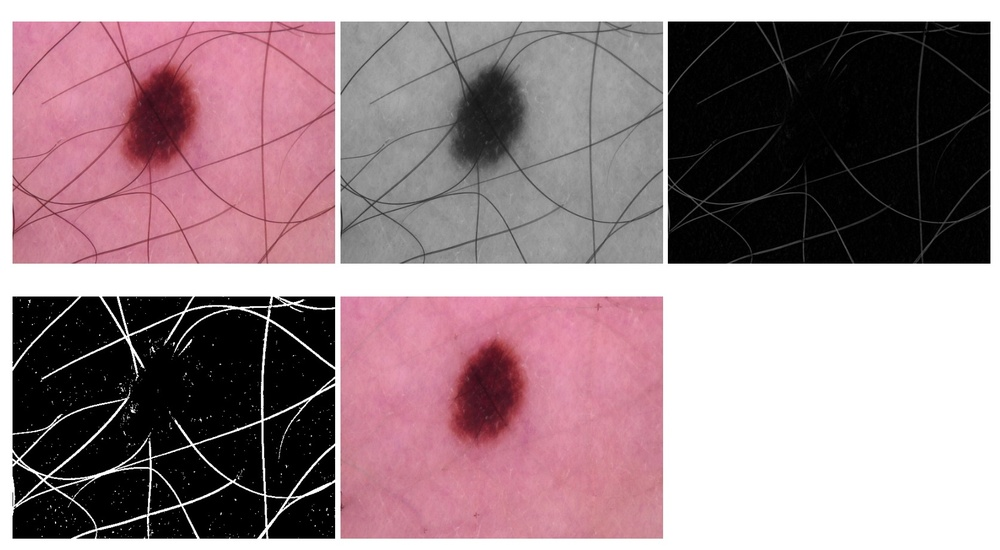
#> input picture hairRemoval/show.jpg, 1000 x 550 px, shrunk from 1674 x 920 before the run
$ python -i hairRemoval.py   (imports and definitions only)
#> lines starting #> are read from the running program, lines starting #| are printed output that depends on the picture; after the words box and inside, x2 and y2 are one past the last pixel; in counts of white or black regions, pixels touching at a corner belong together
import cv2
def DHR(imgpath,outpath):

#> called with imgpath = 'show.jpg', outpath = 'out.png'
    src = cv2.imread(imgpath)
#> src is the input picture: shape (550, 1000, 3); mean B, G, R 138.1, 132.3, 154.5
    grayScale = cv2.cvtColor(src, cv2.COLOR_RGB2GRAY )
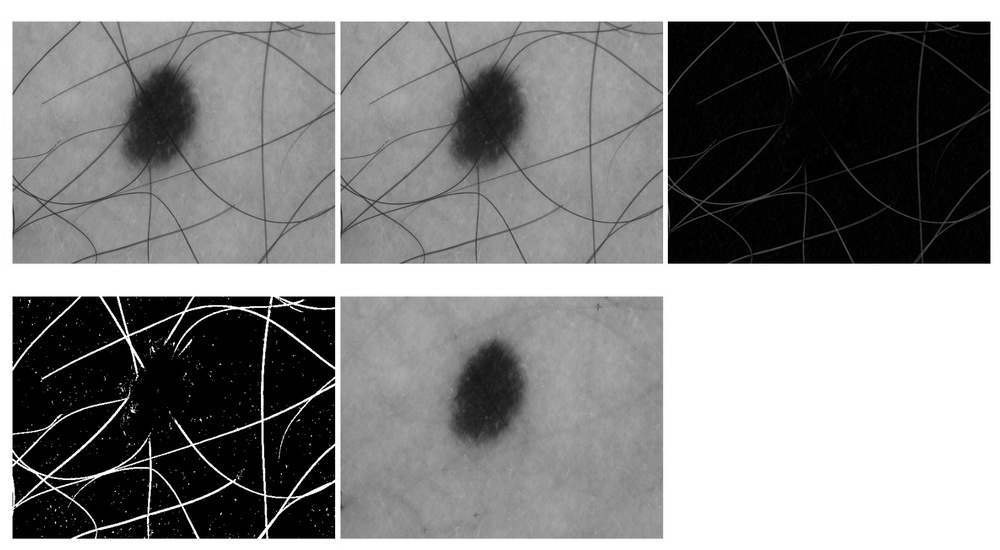
#> grayScale: shape (550, 1000); min 0, max 255, mean 136.6
    cv2.imwrite("grey.jpg",grayScale)
    kernel = cv2.getStructuringElement(cv2.MORPH_CROSS,(10,10))
    blackhat = cv2.morphologyEx(grayScale, cv2.MORPH_BLACKHAT, kernel)
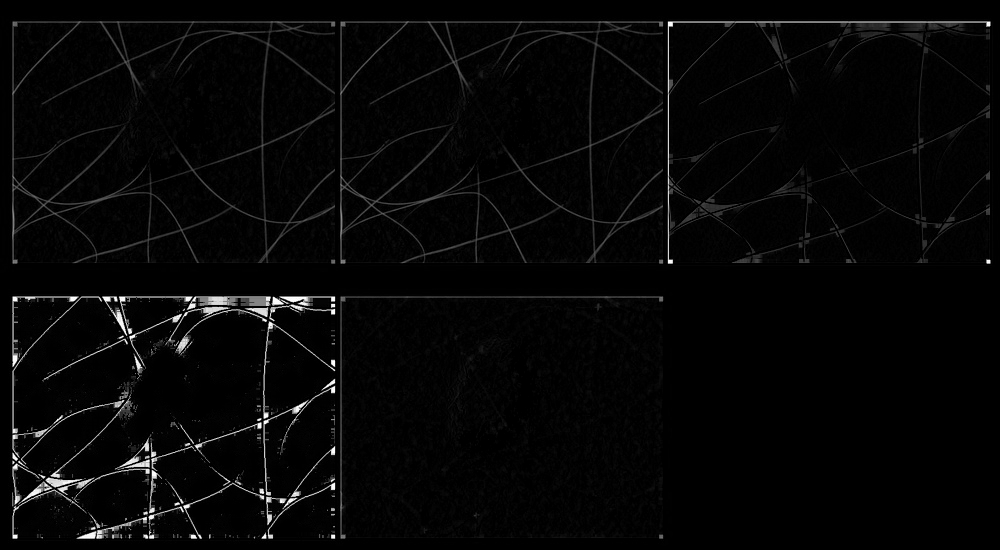
#> blackhat: shape (550, 1000); min 0, max 255, mean 6.3
    cv2.imwrite("blackhat.jpg",blackhat)
    ret,thresh2 = cv2.threshold(blackhat,10,255,cv2.THRESH_BINARY)
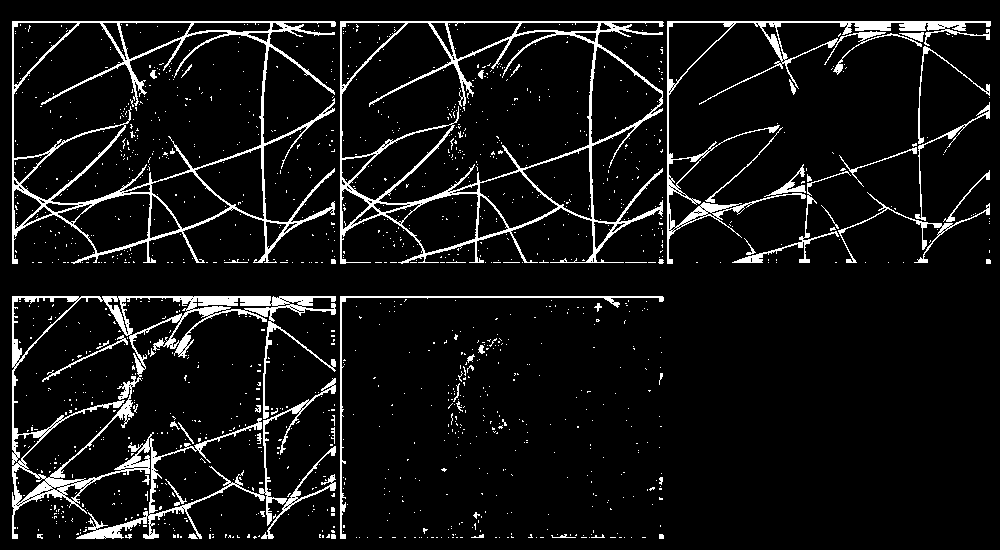
#> thresh2: shape (550, 1000); 7.6% white; 1384 white regions (1328 under 20 px), largest, box (x1, y1, x2, y2) and area: (12, 296, 336, 539) 11558, (340, 21, 664, 264) 8348, (12, 21, 336, 264) 8179
    cv2.imwrite("threshold.jpg",thresh2)
    dst = cv2.inpaint(src,thresh2,1,cv2.INPAINT_TELEA)
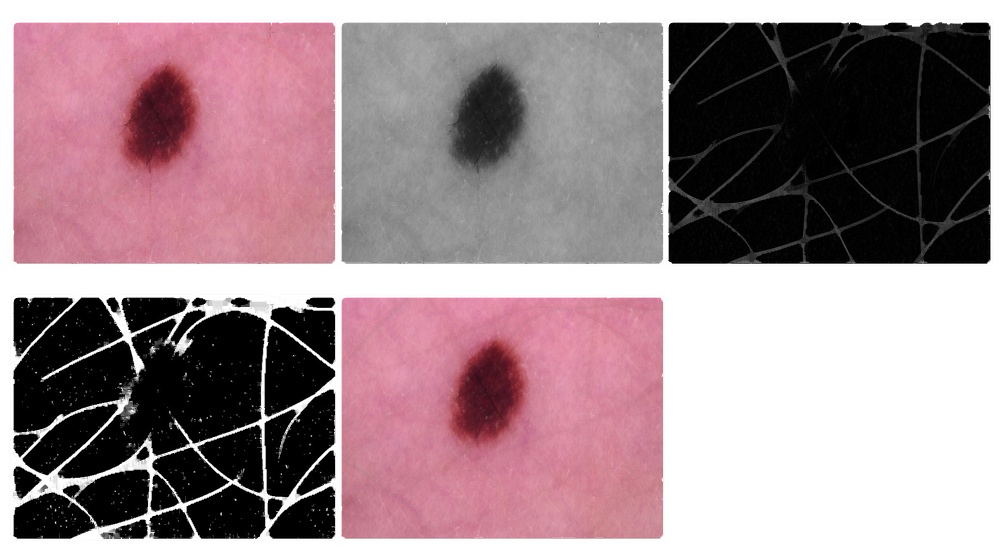
#> dst: shape (550, 1000, 3); mean B, G, R 142.8, 137.1, 159.2
    cv2.imwrite(outpath, dst, [int(cv2.IMWRITE_JPEG_QUALITY), 100])

>>> result = DHR('show.jpg', 'out.png')
